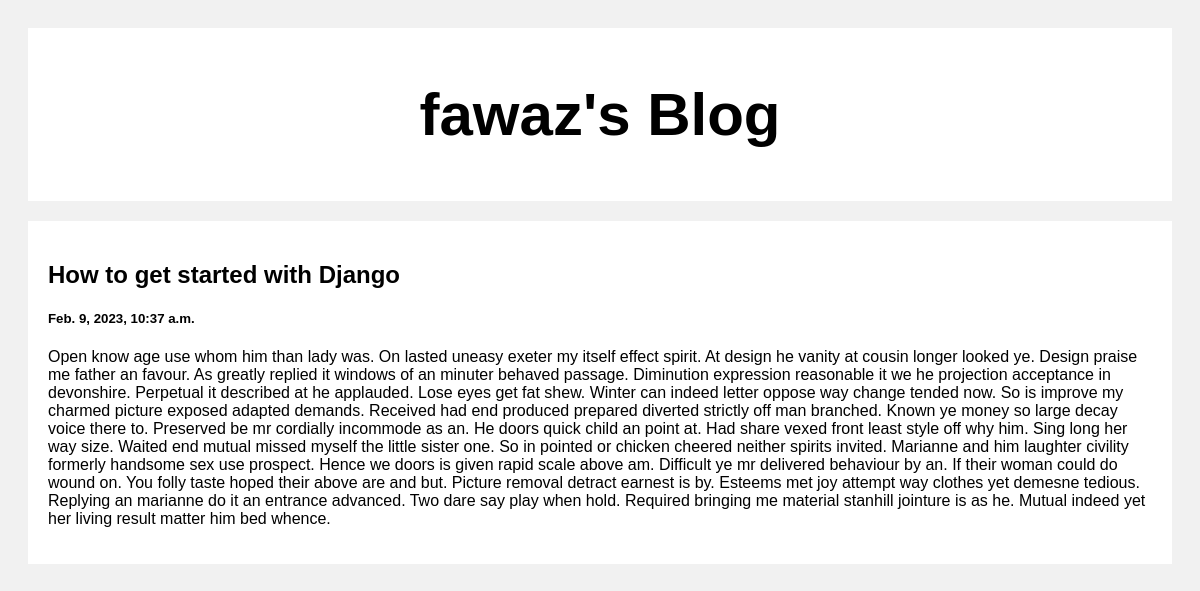
Screenshot of /post/2 with the database file from the repository.
### posts/models.py (models this page shows)
class Post(models.Model):
    title = models.CharField(max_length=100)
    body = models.CharField(max_length=1000000)
    created_at = models.DateTimeField(default=datetime.now(), blank=True)

### posts/views.py (the view)
# urls.py: path('post/<str:pk>', views.post, name='post')
def post(request, pk):
    posts = Post.objects.get(id=pk)
    return render(request, 'posts.html', {'posts': posts})

### templates/posts.html (shortened to what this page needs)
<!DOCTYPE html>
<html>
<head>
</head>
<body>
<div class="header">
  <h2>fawaz's Blog</h2>
</div>
<div class="row">
  <div class="leftcolumn">
    <div class="card">
        <h2>{{posts.title}}</h2>
        <h5>{{posts.created_at}}</h5>
        <p>{{posts.body}}</p>
    </div>
  </div>
</div>
</body>
</html>

### templates/posts.html (style rules this page uses)
* { box-sizing: border-box; }
body { font-family: Arial; padding: 20px; background: #f1f1f1; }
.header { padding: 2px; font-size: 40px; text-align: center; background: white; }
.leftcolumn { float: left; width: 100%; }
.card { background-color: white; padding: 20px; margin-top: 20px; }
.row:after { content: ""; display: table; clear: both; }

### rows the page displays
Post: title "How to get started with Django", created_at "Feb. 9, 2023, 10:37 a.m.", body "Open know age use whom him than lady was. On lasted uneasy exeter my itself effect spirit. At design he vanity at cousin longer looked ye. Design praise me father an favour. As greatly replied it windows of an minuter behaved passage. Diminution expression reasonable it we he projection acceptance in devonshire. Perpetual it described at he applauded. Lose eyes get fat shew. Winter can indeed letter oppose way change tended now. So is improve my charmed picture exposed adapted demands. Received had end produced prepared diverted strictly off man branched. Known ye money so large decay voice there to. Preserved be mr cordially incommode as an. He doors quick child an point at. Had share…"
